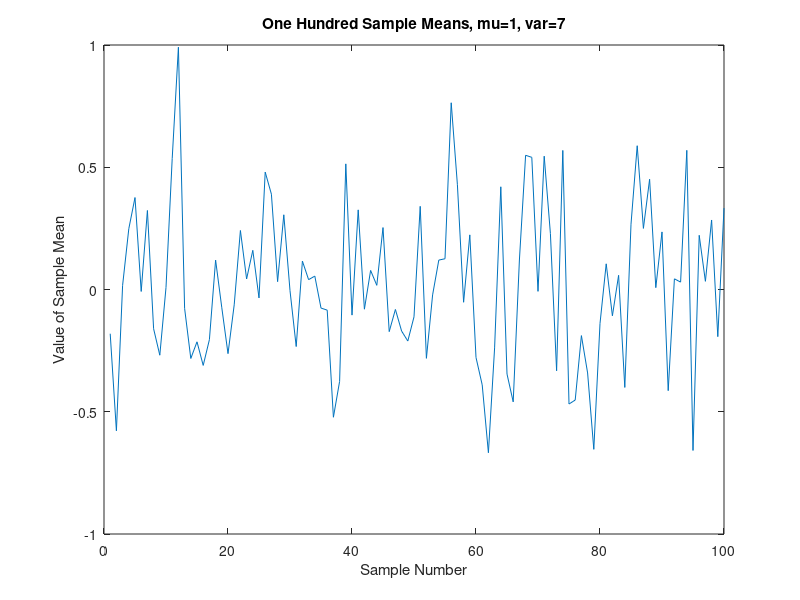

Write MATLAB code to recreate this figure.
mu = 1;
var = 7;
samp_means = [];
for i = 1:100
    x = randn(1,9);
    y = (sqrt(var)).*x+mu;
    samp_mean = sum(x)/9;
    samp_means = [samp_means samp_mean];
end
plot(samp_means);
title('One Hundred Sample Means, mu=1, var=7');
xlabel('Sample Number');
ylabel('Value of Sample Mean');